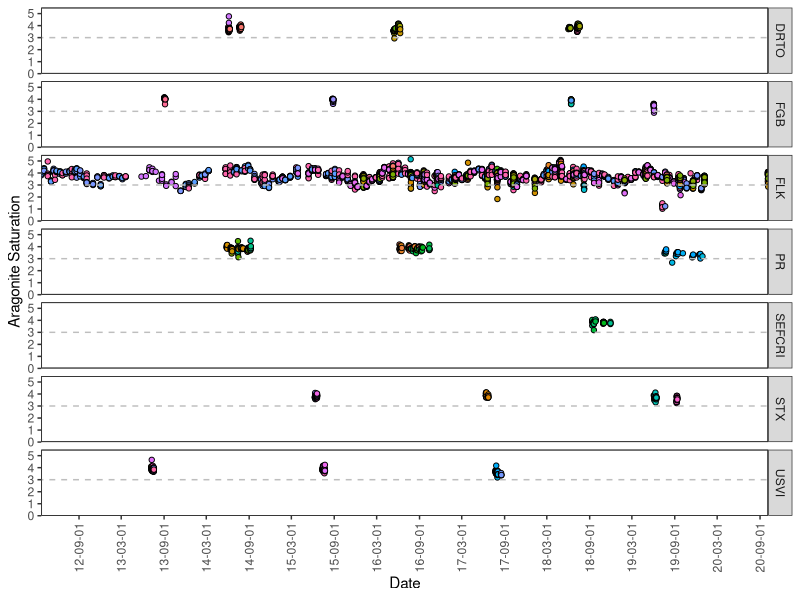
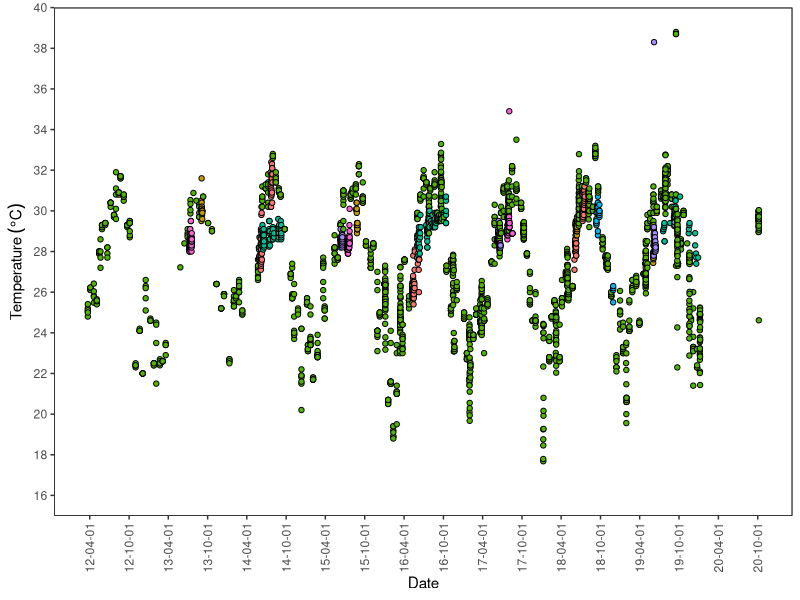
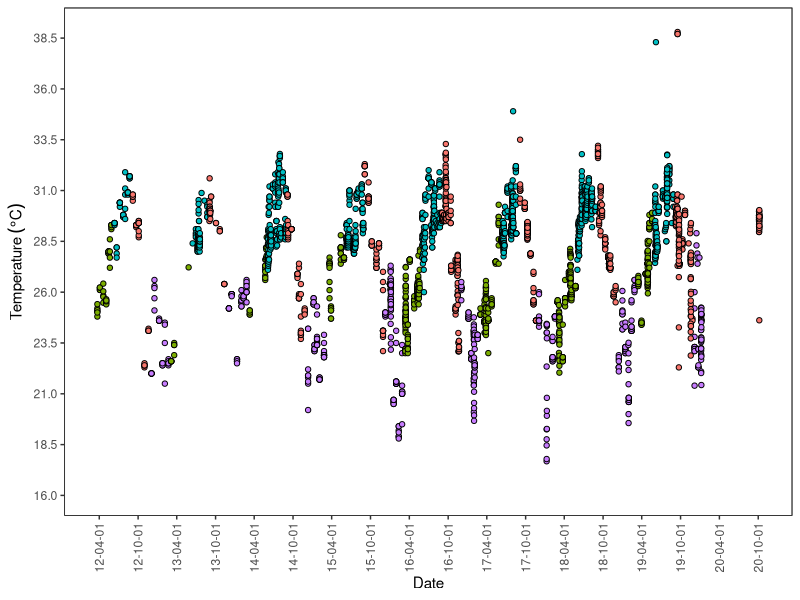
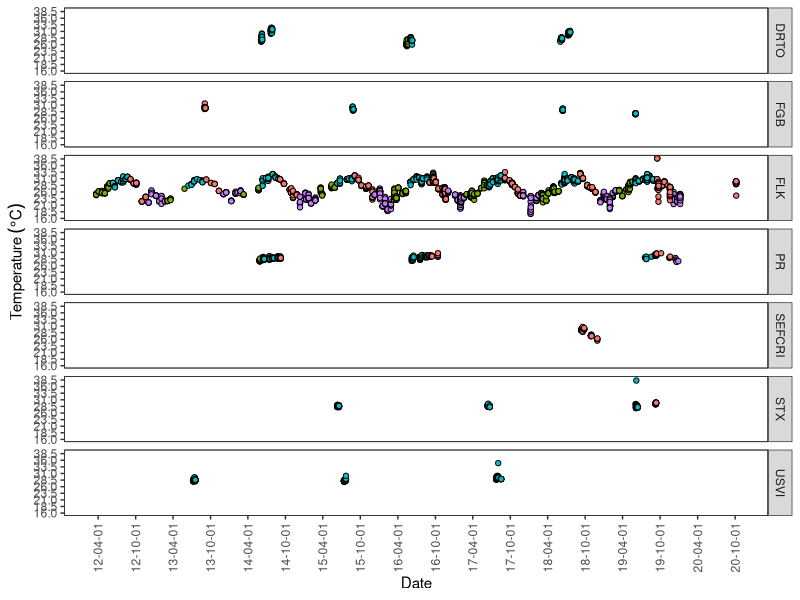
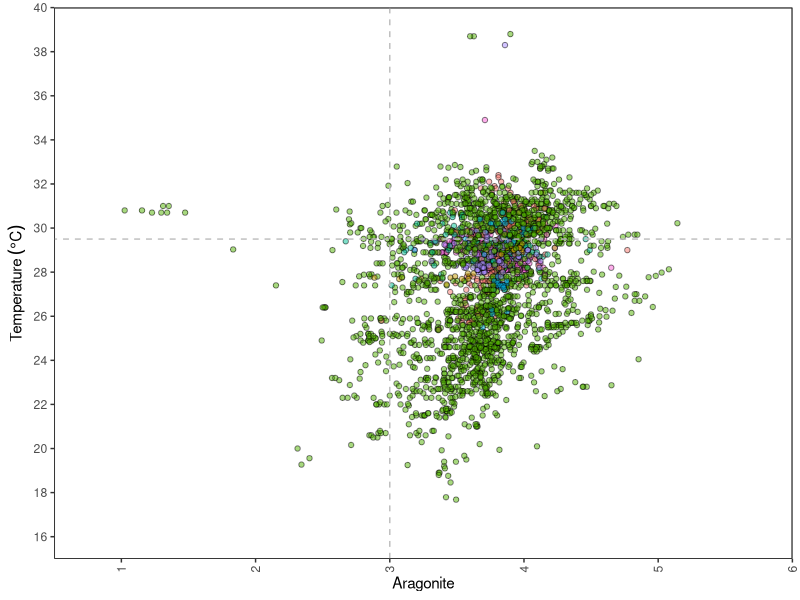

These figures' R source, in order:
## ---- chunk 1
knitr::opts_chunk$set(echo = TRUE, warning = FALSE, message = FALSE)
## ---- chunk 2
# Libraries
    library(plyr)
    library(tidyverse)
    library(reshape2)
    library(ggthemes)
    library(lubridate)
    library(knitr)
## ---- chunk 3
# Get data
CC.data<-read.csv("Data/NCRMP_CarbonateChemistryData_All_Atlantic_updated.csv", header = T)
  summary(CC.data)
  str((CC.data))

# Format variables     
  CC.data$Year<-as.numeric(CC.data$Year)
  CC.data$Aragonite_Sat_W<-as.numeric((as.character(CC.data$Aragonite_Sat_W)))
  CC.data$Temperature_C <-as.numeric((as.character(CC.data$Temperature_C)))
  CC.data$Date<-as.Date(CC.data$ESTDate, "%m/%d/%Y")
## ---- chunk 4
# Define seasons
  metseasons <- c(
    "01" = "Winter", "02" = "Winter",
    "03" = "Spring", "04" = "Spring", "05" = "Spring",
    "06" = "Summer", "07" = "Summer", "08" = "Summer",
    "09" = "Fall", "10" = "Fall", "11" = "Fall",
    "12" = "Winter"
  )

Seasons<-as.data.frame(metseasons[format(CC.data$Date, "%m")])
colnames(Seasons)<-"Season"
CC.data<-cbind(CC.data, Seasons)

## ---- chunk 5
Cases_Reg_Year<-CC.data %>% count(Year, Region, sort = F)


Cases_Reg_Year<-Cases_Reg_Year %>%
    pivot_wider(names_from = Year, values_from = n)

kable(head(Cases_Reg_Year, format = "html"))
## ---- chunk 6
Cases_Reg_season<-CC.data %>% count(Season, Region, sort = F)

Cases_Reg_season<-Cases_Reg_season %>%
    pivot_wider(names_from = Season, values_from = n)

kable(head(Cases_Reg_season, format = "html"))
## ---- chunk 7
Cases_Site_FLK<-filter(CC.data, Region=="FLK") %>% count(Year, SiteID, sort = F)
Cases_Site_FLK

Cases_Site_FLK<-Cases_Site_FLK %>%
    pivot_wider(names_from = Year, values_from = n)

kable(head(Cases_Site_FLK, format = "html"))
## ---- chunk 8
Cases_Site_PR<-filter(CC.data, Region=="PR") %>% count(Year, SiteID, sort = F)
Cases_Site_PR

Cases_Site_PR<-Cases_Site_PR %>%
    pivot_wider(names_from = Year, values_from = n)

kable(head(Cases_Site_PR, format = "html"))
## ---- chunk 9
Aragonite<- ggplot(CC.data) + theme_bw() +
  
  scale_y_continuous(limits = c(0,5.5),
                       name=("Aragonite Saturation") ,
                       breaks = seq(0, 5, 1),  
                       expand = c(0, 0)) +
  scale_x_date(name="Date",
               #labels = date_format("%M/%Y"),
               #limits = c(-1,114),
               expand = c(0, 0),
               breaks ="6 months")+
  
  #scale_shape_manual(values=c(21,2,24))+
  #scale_colour_manual(values = c("gray35","gray70", "gray70"))+

geom_point(aes (Date, Aragonite_Sat_W, fill=SiteID), shape=21)+    
#geom_point(aes (Date, Aragonite_Sat_W, fill=Sample_Depth_m), shape=21)+
#geom_line(aes (Date, Aragonite_Sat_W, fill=SiteID), alpha=0.3)+

theme(legend.position="none",
          plot.background=element_blank(),
          axis.text.x = element_text(angle = 90, vjust = 0.5),
          panel.grid.major.y = element_blank(),
          panel.grid.major.x = element_blank(),
          panel.grid.minor.x = element_blank(),
          panel.grid.minor.y = element_blank(),
          legend.box.background = element_rect(),
          panel.background =element_rect(fill = NA, color = "black")
          ) +
  geom_abline(slope = 0, intercept = 3, color="gray", linetype=2)+
  facet_grid(Region~.)
  
Aragonite
#ggsave(file="Outputs/Aragonite.svg", plot=Aragonite, dpi = 300, width=6, height=4)

## ---- chunk 10
Temperature_All<- ggplot(CC.data) + theme_bw() +
  
  scale_y_continuous(limits = c(15,40),
                       name=(expression("Temperature"~(degree*C))),
                       breaks = seq(16, 40, 2),  
                       expand = c(0, 0)) +
  scale_x_date(name="Date",
               #labels = date_format("%M/%Y"),
               #limits = c(-1,114),
               #expand = c(0, 0),
               breaks ="6 months")+
  
  #scale_shape_manual(values=c(21,2,24))+
  #scale_colour_manual(values = c("gray35","gray70", "gray70"))+
  
geom_point(aes (Date, Temperature_C, fill=Region), shape=21)+
#geom_line(aes (Date, Temperature_C, colour=SiteID))+
 
theme(legend.position="none",
          plot.background=element_blank(),
          axis.text.x = element_text(angle = 90, vjust = 0.5),
          panel.grid.major.y = element_blank(),
          panel.grid.major.x = element_blank(),
          panel.grid.minor.x = element_blank(),
          panel.grid.minor.y = element_blank(),
          legend.box.background = element_rect(),
          panel.background =element_rect(fill = NA, color = "black")
          ) 
Temperature_All
#ggsave(file="Outputs/Figure_1_Experiment_design.svg", plot=Design, dpi = 300, width=6, height=4)

## ---- chunk 11
Temperature_Reg_Season<- ggplot(CC.data) + theme_bw() +
  
  scale_y_continuous(limits = c(15,40),
                       name=(expression("Temperature"~(degree*C))),
                       breaks = seq(16, 40, 2.5),  
                       expand = c(0, 0)) +
  scale_x_date(name="Date",
               #labels = date_format("%M/%Y"),
               #limits = c(-1,114),
               #expand = c(0, 0),
               breaks ="6 months")+
  
geom_point(aes (Date, Temperature_C, fill=Season), shape=21)+
#geom_line(aes (Date, Temperature_C, colour=SiteID))+
 
theme(legend.position="none",
          plot.background=element_blank(),
          axis.text.x = element_text(angle = 90, vjust = 0.5),
          panel.grid.major.y = element_blank(),
          panel.grid.major.x = element_blank(),
          panel.grid.minor.x = element_blank(),
          panel.grid.minor.y = element_blank(),
          legend.box.background = element_rect(),
          panel.background =element_rect(fill = NA, color = "black")
          ) 
Temperature_Reg_Season
#ggsave(file="Outputs/Figure_1_Experiment_design.svg", plot=Design, dpi = 300, width=6, height=4)

Temperature_Reg_Season+facet_grid(Region~.)
## ---- chunk 12
Relationships<- ggplot(CC.data) + theme_bw() +
  
  scale_y_continuous(limits = c(15,40),
                       name=(expression("Temperature"~(degree*C))),
                       breaks = seq(16, 40, 2),
                       expand = c(0, 0)) +
  scale_x_continuous(name="Aragonite",
                 limits = c(0.5,6),
                 expand = c(0, 0),
                 breaks = seq(1,6,1))+
  
geom_point(aes (Aragonite_Sat_W, Temperature_C, fill=Region), alpha=0.5, shape=21)+
#geom_line(aes (Date, Temperature_C, colour=SiteID))+
 
theme(legend.position="none",
          plot.background=element_blank(),
          axis.text.x = element_text(angle = 90, vjust = 0.5),
          panel.grid.major.y = element_blank(),
          panel.grid.major.x = element_blank(),
          panel.grid.minor.x = element_blank(),
          panel.grid.minor.y = element_blank(),
          legend.box.background = element_rect(),
          panel.background =element_rect(fill = NA, color = "black")
          ) +
  geom_abline(slope = 0, intercept = 29.5, color="gray", linetype=2)+
  geom_vline(xintercept = 3, color="gray", linetype=2)
Relationships
#ggsave(file="Outputs/Figure_1_Experiment_design.svg", plot=Design, dpi = 300, width=6, height=4)
## ---- chunk 13
# Temperature
Temp.Season <- ddply (CC.data, .(Region, Season),summarise,
                Tmin = min (Temperature_C, na.rm = F), 
                Tmax = max (Temperature_C, na.rm = F),
                Tmean = mean (Temperature_C, na.rm = F), 
                Tsd = sd (Temperature_C, na.rm = F))

kable(head(Temp.Season, format = "html"))

# Aragonite
Aragonite.Season <- ddply (CC.data, .(Region, Season),summarise,
                Amin = min (Aragonite_Sat_W, na.rm = F), 
                Amax = max (Aragonite_Sat_W, na.rm = F),
                Amean = mean (Aragonite_Sat_W, na.rm = F), 
                Asd = sd (Aragonite_Sat_W, na.rm = F))

kable(head(Aragonite.Season, format = "html"))

